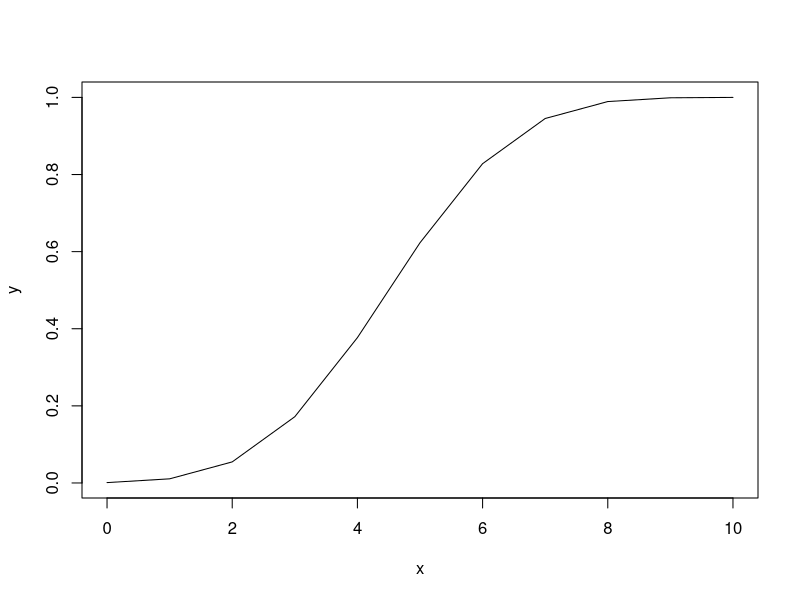
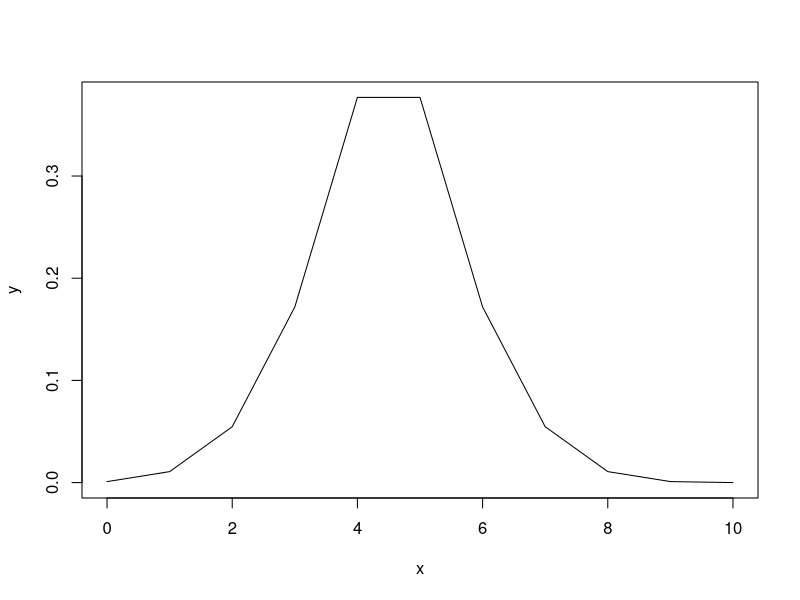
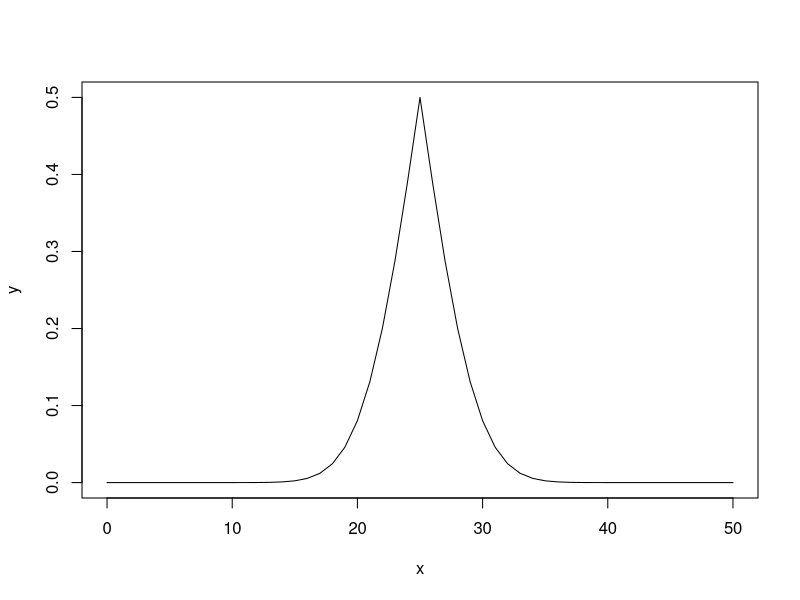
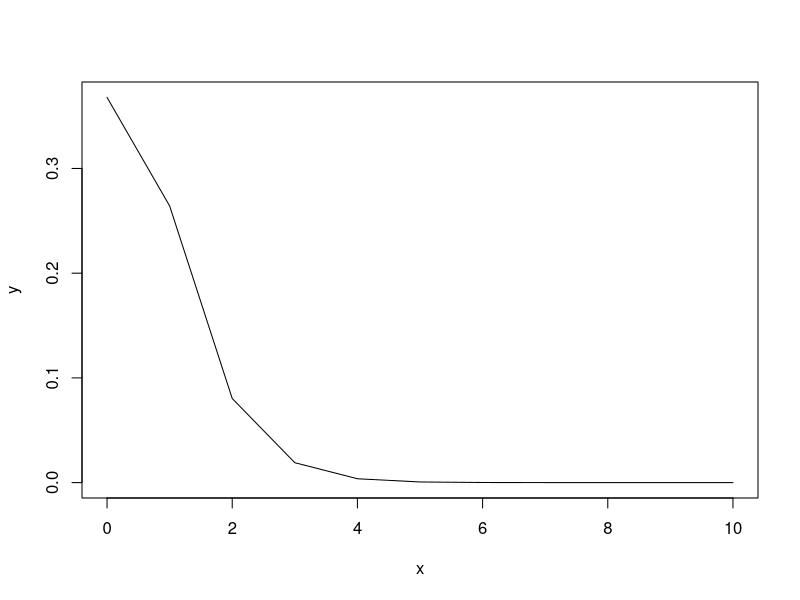
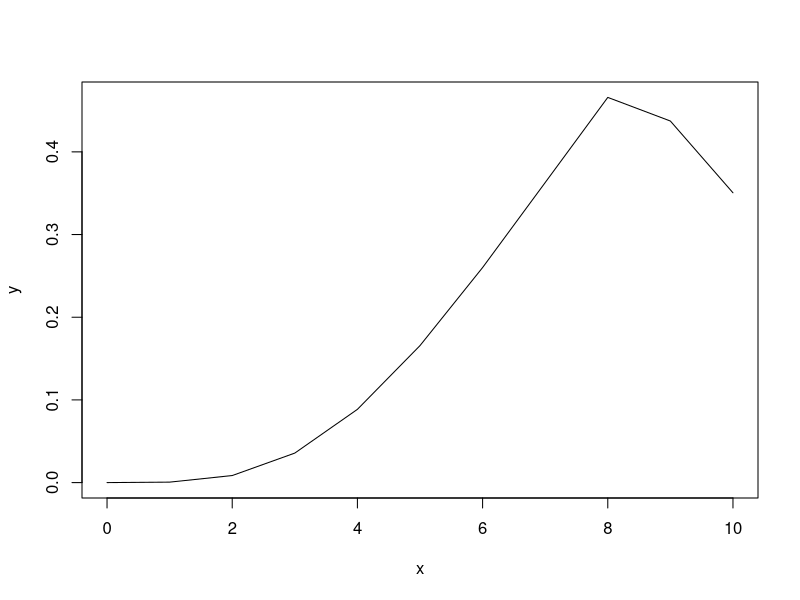

Reproduce these figures in R, in order.
## ---- chunk 1
library(tidyverse)
## ---- chunk 2
x <- pbinom(q = 9, # number successes, 9 heads
            size = 10, # number of trials, 10 flips
            prob = 0.5) # probability with a fair coin

round(x,4)
## ---- chunk 3
1 - round(x,4)
## ---- chunk 4
# number of successes
# start at 0 for no heads
x <- 0:10
# cumulative probability to left of outcome
y <- pbinom(x,
            size = 10, 
            prob = 0.5, 
            lower.tail = T)

# cumulative probability of results to the left
plot(x,
     y,
     type="l") # line plot
## ---- chunk 5
# any value greater than 0.5 is subtracted from 1
y[y > 0.5] <- 1 - y[y > 0.5]

plot(x,
     y,
     type="l")
## ---- chunk 6
# number of successes
# start at 0 for no heads
x <- 0:50
# cumulative probability to left of outcome
y <- pbinom(x,
            size = length(x), 
            prob = 0.5, 
            lower.tail = T)

# any value greater than 0.5 is subtracted from 1
y[y > 0.5] <- 1 - y[y > 0.5]

plot(x,
     y,
     type="l")
## ---- chunk 7
binom.test(x = 3,   # three successes
           n = 10,  # ten flips
           p = 0.5) # 50% chance on fair coin
## ---- chunk 8
binom.test(x = 300,
           n = 1000,
           p = 0.5)
## ---- chunk 9
binom_result <- binom.test(x = 3,
                           n = 10,
                           p = 0.5)

binom_result$p.value %>% round(2)
## ---- chunk 10
binom_result$conf.int
## ---- chunk 11
x <- 0:10
y <- ppois(x,lambda = 1)

# any value greater than 0.5 is subtracted from 1
y[y > 0.5] <- 1 - y[y > 0.5]

plot(x,y,type="l")
## ---- chunk 12
pbinom(q = 3,
       size = 10,
       prob = 0.5)
## ---- chunk 13
dbinom(x = 0:3, 
       size = 10, 
       prob = 0.5)
## ---- chunk 14
dbinom(x = 0:3, 
       size = 10, 
       prob = 0.5) %>%
  sum()
## ---- chunk 15
dbinom(x = 3:6,
       size = 10,
       prob = 0.5) %>% 
  sum() %>% 
  round(4)
## ---- chunk 16
dpois(x = 0:1,
      lambda = 0.5)
## ---- chunk 17
1 - dpois(x = 0:1, lambda = 0.5) %>% 
  sum()
## ---- chunk 18
x <- 0:10

y <- pchisq(x, df = 9)

# any value greater than 0.5 is subtracted from 1
y[y > 0.5] <- 1 - y[y > 0.5]

plot(x,y,type="l")
## ---- chunk 19
data <- matrix(data = c(3,7,9,1), nrow = 2, ncol = 2, byrow = T)

colnames(data) <- c("R", "No R")
rownames(data) <- c("Non-biology", "Biology")

data
## ---- chunk 20
# total datapoints
N <- sum(data)

expected <- matrix(data = c(0.25*N,0.25*N,0.25*N,0.25*N), nrow = 2, ncol = 2, byrow = T)

colnames(expected) <- c("R", "No R")
rownames(expected) <- c("Non-biology", "Biology")

expected
## ---- chunk 21
o_e <- data - expected

o_e
## ---- chunk 22
o_e2 <- o_e^2

o_e2
## ---- chunk 23
chi_matrix <- o_e2/expected

chi_matrix
## ---- chunk 24
sum(chi_matrix)
## ---- chunk 25
pchisq(8, df = 1, lower.tail = F)
## ---- chunk 26
data_colsums <- colSums(data)
data_rowsums <- rowSums(data)
N <- sum(data)

expected <- matrix(data = c(data_colsums[1]*data_rowsums[1],
                            data_colsums[2]*data_rowsums[1],
                            data_colsums[1]*data_rowsums[2],
                            data_colsums[2]*data_rowsums[2]),
                   nrow = 2, ncol = 2, byrow = T)

# divide by total number
expected <- expected/N

colnames(expected) <- colnames(data)
rownames(expected) <- rownames(data)

expected
## ---- chunk 27
data <- matrix(data = c(3,7,9,1), nrow = 2, ncol = 2, byrow = T)

colnames(data) <- c("R", "No R")
rownames(data) <- c("Non-biology", "Biology")

data
## ---- chunk 28
chisq.test(data, correct = F)
## ---- chunk 29
chisq.test(data)
